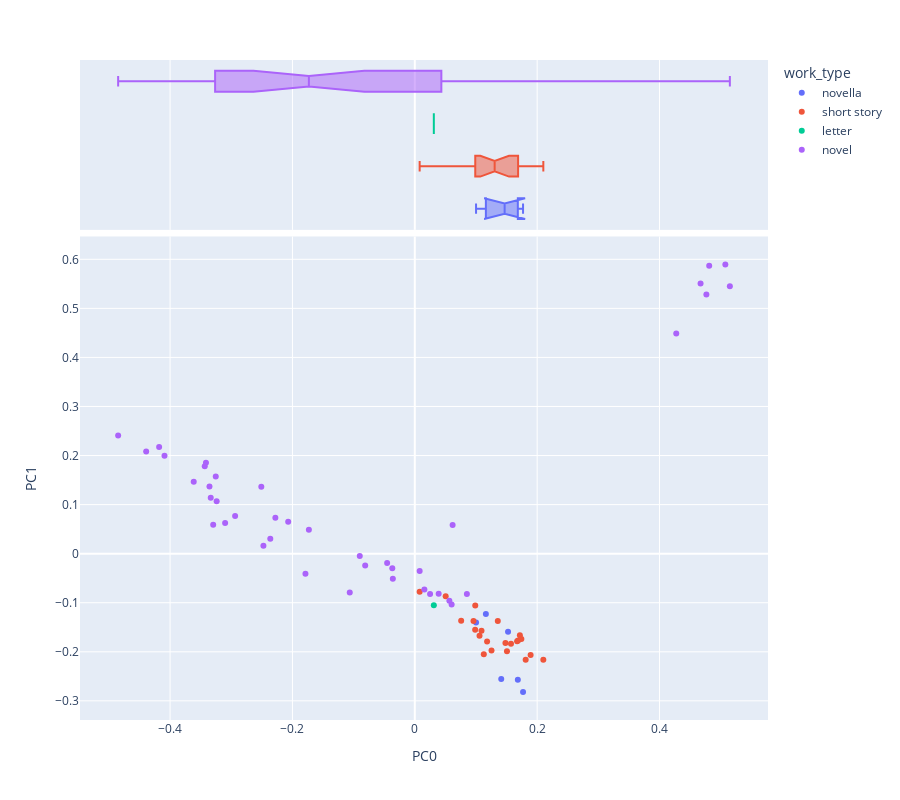

The code cell stored with this chart in its notebook:
### Code cell
import pandas as pd
import numpy as np
from scipy.linalg import norm
import plotly_express as px
import seaborn as sns
from sklearn.decomposition import PCA
sns.set(style='ticks')
OHCO = ['book_id', 'chap_id']
# Added after class
norm_docs = True # This has the effect of exaggerating variance when False
center_term_vectors = True # This has the effect of demoting authorship when False
colors = "YlGnBu" 
# colors = "Spectral"




pca_engine = PCA(n_components=10)
DCM = pd.DataFrame(pca_engine.fit_transform(L2.fillna(0)), index=L2.index)
DCM.columns = ['PC{}'.format(i) for i in DCM.columns]
DCM = DCM.join(LIB[['author','work_type']], on='book_id') #the lavel i will use is work_type
def vis_pcs(M, a, b, label='author', hover_name='author', symbol=None, size=None):
    return px.scatter(M, f"PC{a}", f"PC{b}", color=label, hover_name=hover_name, 
                     symbol=symbol, size=size,
                     marginal_x='box', height=800)

def vis_loadings(a=0, b=1, hover_name='term_str'):
    return px.scatter(LOADINGS.reset_index(), f"PC{a}", f"PC{b}", 
                      text='term_str', hover_name='term_str',
                      size='dfidf', color='max_pos_group', 
                      marginal_x='box', height=800)
LOADINGS = pd.DataFrame(pca_engine.components_.T * np.sqrt(pca_engine.explained_variance_))
LOADINGS.columns = ["PC{}".format(i) for i in LOADINGS.columns]
LOADINGS.index = L2.columns
LOADINGS.index.name = 'term_str'
LOADINGS = LOADINGS.join(VOCAB)
vis_pcs(DCM, 0, 1, label='work_type', hover_name= 'work_type')

### Figure 1 — Plotly figure (JSON) as saved in the notebook; plotly's stock layout.template omitted (floating-point values rounded to 4 significant figures)
{"data": [{"hovertemplate": "<b>%{hovertext}</b><br><br>work_type=novella<br>PC0=%{x}<br>PC1=%{y}<extra></extra>", "hovertext": ["novella", "novella", "novella", "novella", "novella", "novella"], "legendgroup": "novella", "marker": {"color": "#636efa", "symbol": "circle"}, "mode": "markers", "name": "novella", "orientation": "v", "showlegend": true, "type": "scatter", "x": [0.1413, 0.1769, 0.1684, 0.1001, 0.1162, 0.1524], "xaxis": "x", "y": [-0.2556, -0.2821, -0.2569, -0.1404, -0.1231, -0.1591], "yaxis": "y"}, {"alignmentgroup": "True", "hovertemplate": "<b>%{hovertext}</b><br><br>work_type=novella<br>PC0=%{x}<extra></extra>", "hovertext": ["novella", "novella", "novella", "novella", "novella", "novella"], "legendgroup": "novella", "marker": {"color": "#636efa", "symbol": "circle"}, "name": "novella", "notched": true, "offsetgroup": "novella", "showlegend": false, "type": "box", "x": [0.1413, 0.1769, 0.1684, 0.1001, 0.1162, 0.1524], "xaxis": "x2", "yaxis": "y2"}, {"hovertemplate": "<b>%{hovertext}</b><br><br>work_type=short story<br>PC0=%{x}<br>PC1=%{y}<extra></extra>", "hovertext": ["short story", "short story", "short story", "short story", "short story", "short story", "short story", "short story", "short story", "short story", "short story", "short story", "short story", "short story", "short story", "short story", "short story", "short story", "short story", "short story", "short story", "short story"], "legendgroup": "short story", "marker": {"color": "#EF553B", "symbol": "circle"}, "mode": "markers", "name": "short story", "orientation": "v", "showlegend": true, "type": "scatter", "x": [0.1356, 0.1254, 0.1506, 0.1718, 0.2101, 0.09881, 0.1182, 0.1058, 0.07577, 0.05046, 0.1128, 0.1572, 0.09866, 0.0959, 0.109, 0.1742, 0.1481, 0.1688, 0.1672, 0.1812, 0.1893, 0.007943], "xaxis": "x", "y": [-0.1373, -0.1975, -0.1991, -0.1663, -0.2164, -0.1056, -0.179, -0.1672, -0.1367, -0.08705, -0.2048, -0.1839, -0.1549, -0.137, -0.1572, -0.1738, -0.182, -0.1773, -0.1784, -0.2162, -0.2068, -0.0775], "yaxis": "y"}, {"alignmentgroup": "True", "hovertemplate": "<b>%{hovertext}</b><br><br>work_type=short story<br>PC0=%{x}<extra></extra>", "hovertext": ["short story", "short story", "short story", "short story", "short story", "short story", "short story", "short story", "short story", "short story", "short story", "short story", "short story", "short story", "short story", "short story", "short story", "short story", "short story", "short story", "short story", "short story"], "legendgroup": "short story", "marker": {"color": "#EF553B", "symbol": "circle"}, "name": "short story", "notched": true, "offsetgroup": "short story", "showlegend": false, "type": "box", "x": [0.1356, 0.1254, 0.1506, 0.1718, 0.2101, 0.09881, 0.1182, 0.1058, 0.07577, 0.05046, 0.1128, 0.1572, 0.09866, 0.0959, 0.109, 0.1742, 0.1481, 0.1688, 0.1672, 0.1812, 0.1893, 0.007943], "xaxis": "x2", "yaxis": "y2"}, {"hovertemplate": "<b>%{hovertext}</b><br><br>work_type=letter<br>PC0=%{x}<br>PC1=%{y}<extra></extra>", "hovertext": ["letter"], "legendgroup": "letter", "marker": {"color": "#00cc96", "symbol": "circle"}, "mode": "markers", "name": "letter", "orientation": "v", "showlegend": true, "type": "scatter", "x": [0.0311], "xaxis": "x", "y": [-0.105], "yaxis": "y"}, {"alignmentgroup": "True", "hovertemplate": "<b>%{hovertext}</b><br><br>work_type=letter<br>PC0=%{x}<extra></extra>", "hovertext": ["letter"], "legendgroup": "letter", "marker": {"color": "#00cc96", "symbol": "circle"}, "name": "letter", "notched": true, "offsetgroup": "letter", "showlegend": false, "type": "box", "x": [0.0311], "xaxis": "x2", "yaxis": "y2"}, {"hovertemplate": "<b>%{hovertext}</b><br><br>work_type=novel<br>PC0=%{x}<br>PC1=%{y}<extra></extra>", "hovertext": ["novel", "novel", "novel", "novel", "novel", "novel", "novel", "novel", "novel", "novel", "novel", "novel", "novel", "novel", "novel", "novel", "novel", "novel", "novel", "novel", "novel", "novel", "novel", "novel", "novel", "novel", "novel", "novel", "novel", "novel", "novel", "novel", "novel", "novel", "novel", "novel", "novel", "novel", "novel", "novel", "novel"], "legendgroup": "novel", "marker": {"color": "#ab63fa", "symbol": "circle"}, "mode": "markers", "name": "novel", "orientation": "v", "showlegend": true, "type": "scatter", "x": [0.4273, 0.5149, 0.4671, 0.5076, 0.4766, 0.4812, -0.2279, -0.3335, -0.4179, -0.4849, -0.1731, -0.3433, -0.3414, -0.2069, -0.2509, -0.2937, -0.3253, -0.4091, -0.08996, -0.4391, -0.2362, -0.31, -0.2474, -0.1787, -0.1063, -0.3295, -0.3356, -0.3614, -0.03589, -0.08108, -0.3239, -0.0368, 0.01562, -0.04522, 0.08515, 0.0565, 0.06182, 0.02498, 0.007939, 0.03903, 0.06017], "xaxis": "x", "y": [0.449, 0.5453, 0.5507, 0.5896, 0.5285, 0.5866, 0.07321, 0.114, 0.2172, 0.2411, 0.04849, 0.1783, 0.1855, 0.06522, 0.1362, 0.07676, 0.1574, 0.1995, -0.004737, 0.2084, 0.03049, 0.06248, 0.01636, -0.04086, -0.0794, 0.05868, 0.1371, 0.1465, -0.05091, -0.02425, 0.1068, -0.02992, -0.07323, -0.01891, -0.08218, -0.09582, 0.05821, -0.08228, -0.0356, -0.0815, -0.1039], "yaxis": "y"}, {"alignmentgroup": "True", "hovertemplate": "<b>%{hovertext}</b><br><br>work_type=novel<br>PC0=%{x}<extra></extra>", "hovertext": ["novel", "novel", "novel", "novel", "novel", "novel", "novel", "novel", "novel", "novel", "novel", "novel", "novel", "novel", "novel", "novel", "novel", "novel", "novel", "novel", "novel", "novel", "novel", "novel", "novel", "novel", "novel", "novel", "novel", "novel", "novel", "novel", "novel", "novel", "novel", "novel", "novel", "novel", "novel", "novel", "novel"], "legendgroup": "novel", "marker": {"color": "#ab63fa", "symbol": "circle"}, "name": "novel", "notched": true, "offsetgroup": "novel", "showlegend": false, "type": "box", "x": [0.4273, 0.5149, 0.4671, 0.5076, 0.4766, 0.4812, -0.2279, -0.3335, -0.4179, -0.4849, -0.1731, -0.3433, -0.3414, -0.2069, -0.2509, -0.2937, -0.3253, -0.4091, -0.08996, -0.4391, -0.2362, -0.31, -0.2474, -0.1787, -0.1063, -0.3295, -0.3356, -0.3614, -0.03589, -0.08108, -0.3239, -0.0368, 0.01562, -0.04522, 0.08515, 0.0565, 0.06182, 0.02498, 0.007939, 0.03903, 0.06017], "xaxis": "x2", "yaxis": "y2"}], "layout": {"height": 800, "legend": {"title": {"text": "work_type"}, "tracegroupgap": 0}, "margin": {"t": 60}, "xaxis": {"anchor": "y", "domain": [0, 1], "title": {"text": "PC0"}}, "xaxis2": {"anchor": "y2", "domain": [0, 1], "matches": "x", "showgrid": true, "showticklabels": false}, "yaxis": {"anchor": "x", "domain": [0, 0.7326], "title": {"text": "PC1"}}, "yaxis2": {"anchor": "x2", "domain": [0.7426, 1], "matches": "y2", "showgrid": false, "showline": false, "showticklabels": false, "ticks": ""}}}
